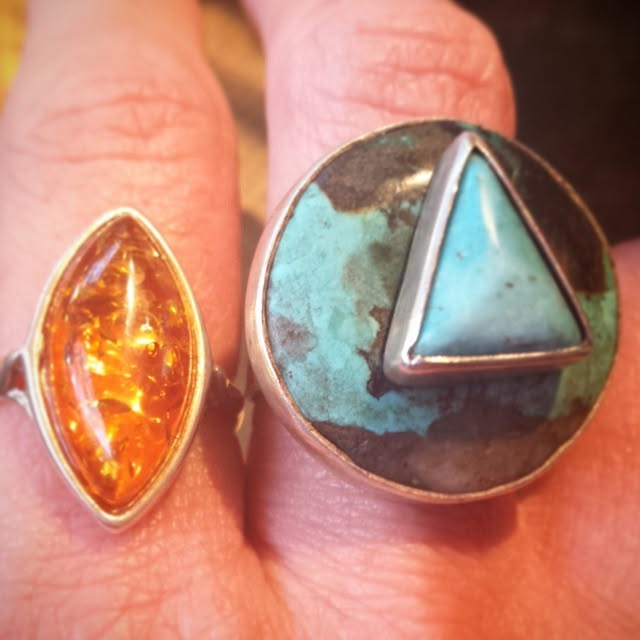
#> input picture tools/source/amber-turquoise.jpg, 640 x 640 px; its folder holds only this picture in this run
$ python process_images.py
#> lines starting #> are read from the running program, lines starting #| are printed output that depends on the picture
"""Grade the client's Instagram photos so they sit together on the page.

The originals are 640px squares with heavy 2014 filters (lifted blacks,
warm casts). This stretches contrast, pulls saturation back slightly and
writes progressive JPEGs to shared/img/.

Usage: python3 tools/process_images.py
"""
from pathlib import Path

from PIL import Image, ImageEnhance, ImageOps

ROOT = Path(__file__).resolve().parent.parent
SRC = ROOT / "tools" / "source"
OUT = ROOT / "shared" / "img"


def grade(im: Image.Image) -> Image.Image:
    im = ImageOps.autocontrast(im.convert("RGB"), cutoff=1)
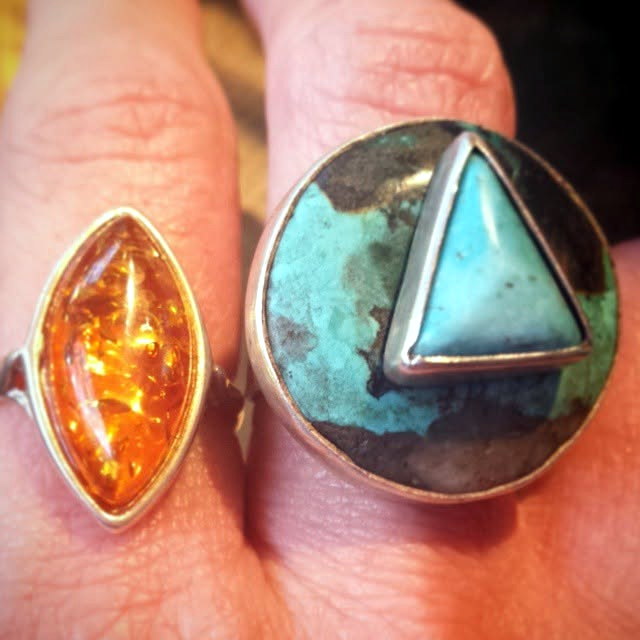
#> im: PIL image 640x640 RGB; mean R, G, B 176.9, 130.9, 112.6
    im = ImageEnhance.Color(im).enhance(0.92)
    return im


def main() -> None:
    OUT.mkdir(parents=True, exist_ok=True)
    for path in sorted(SRC.glob("*.jpg")):
        out = OUT / path.name
        grade(Image.open(path)).save(out, "JPEG", quality=82, progressive=True, optimize=True)
        print(f"{path.name} -> {out.relative_to(ROOT)}")


if __name__ == "__main__":
    main()

$ run again, on tools/source/heishi.jpg
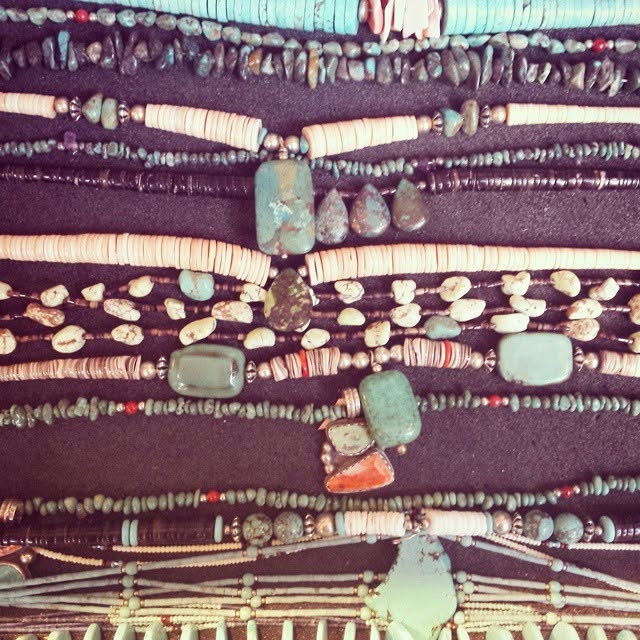
#> input picture tools/source/heishi.jpg, 640 x 640 px
#> in grade, `im = ImageOps.autocontrast(im.convert("RGB"), cutoff=1)`:
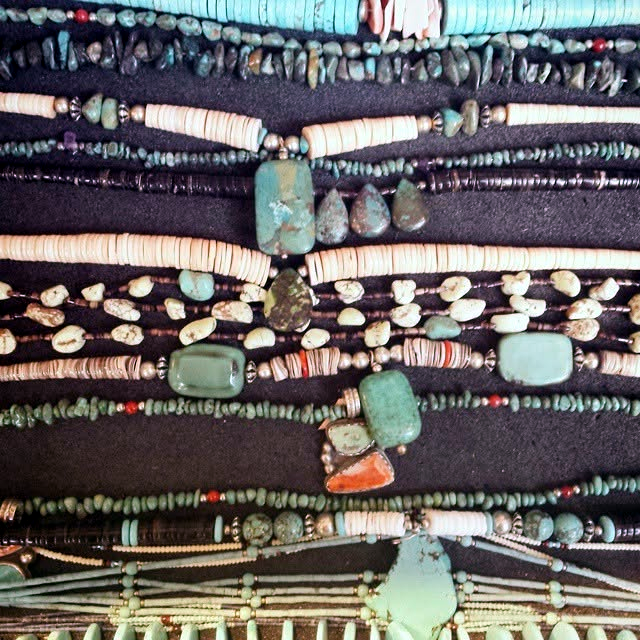
#> im: PIL image 640x640 RGB; mean R, G, B 105.1, 101.1, 100.8

$ run again, on tools/source/moonstone.jpg
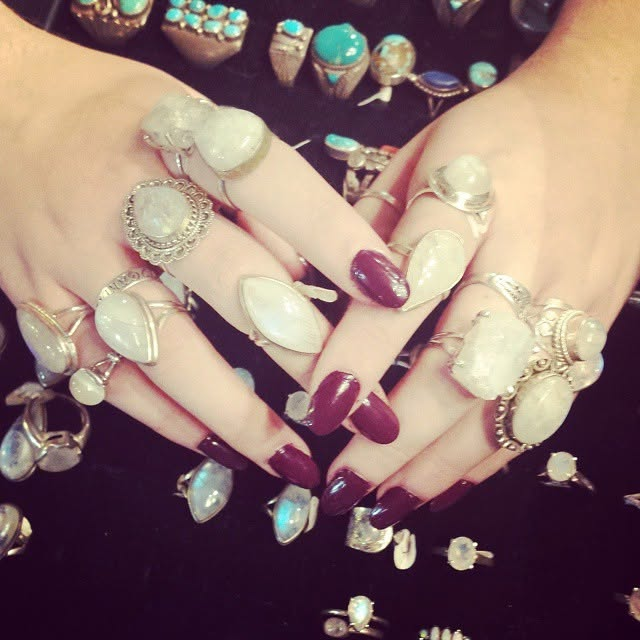
#> input picture tools/source/moonstone.jpg, 640 x 640 px
#> in grade, `im = ImageOps.autocontrast(im.convert("RGB"), cutoff=1)`:
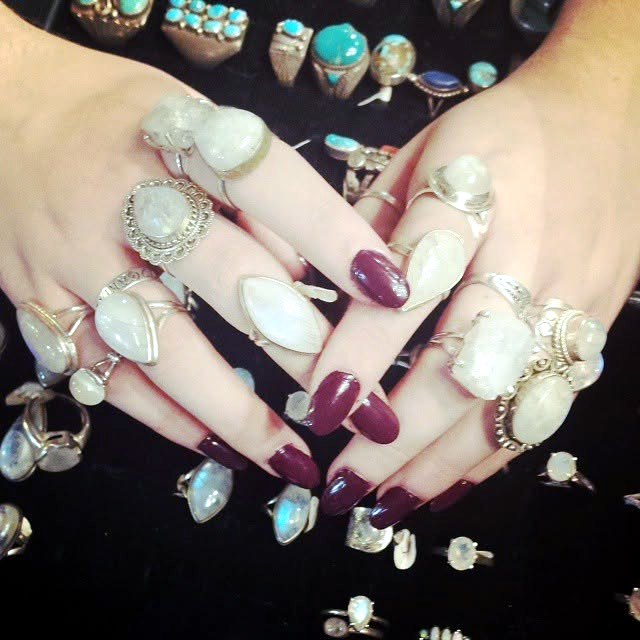
#> im: PIL image 640x640 RGB; mean R, G, B 129.5, 119.9, 111.5

$ run again, on tools/source/pounamu-wall.jpg
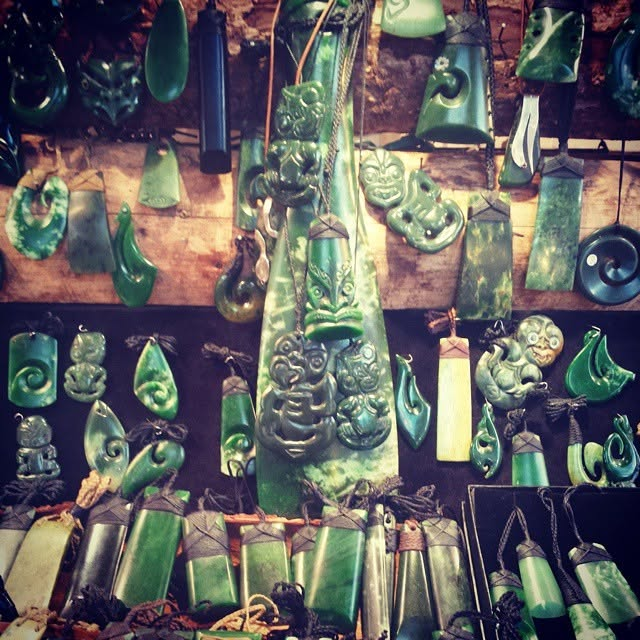
#> input picture tools/source/pounamu-wall.jpg, 640 x 640 px
#> in grade, `im = ImageOps.autocontrast(im.convert("RGB"), cutoff=1)`:
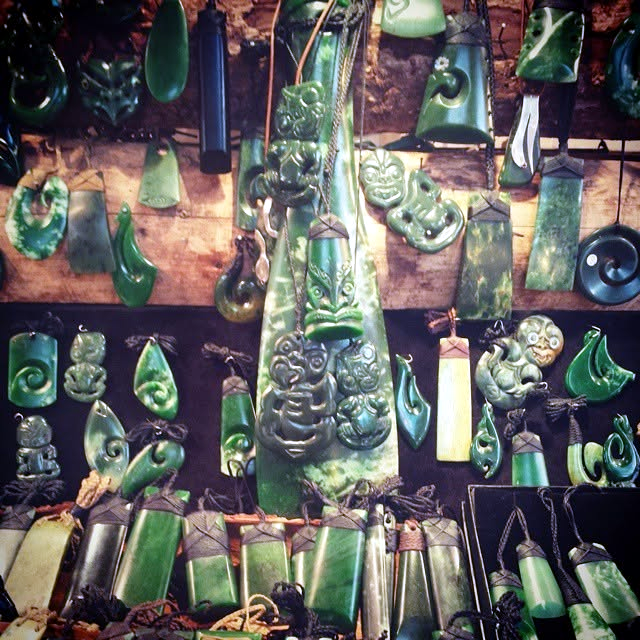
#> im: PIL image 640x640 RGB; mean R, G, B 98.2, 96.7, 95.6

$ run again, on tools/source/amber.jpg
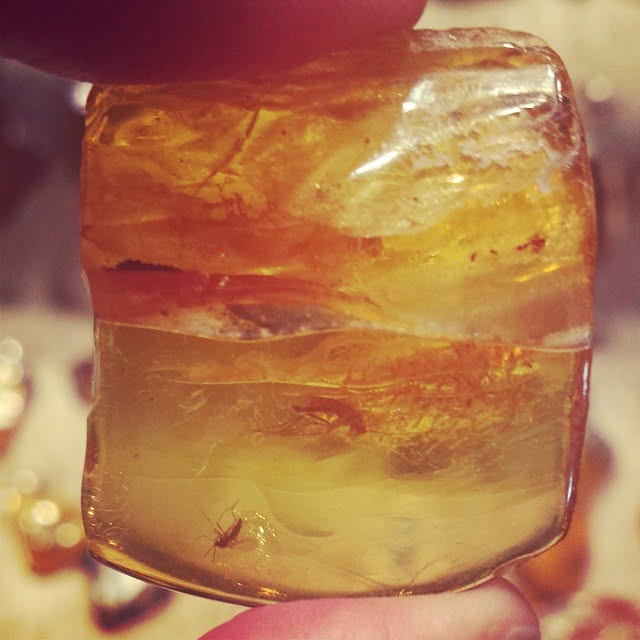
#> input picture tools/source/amber.jpg, 640 x 640 px
#> in grade, `im = ImageOps.autocontrast(im.convert("RGB"), cutoff=1)`:
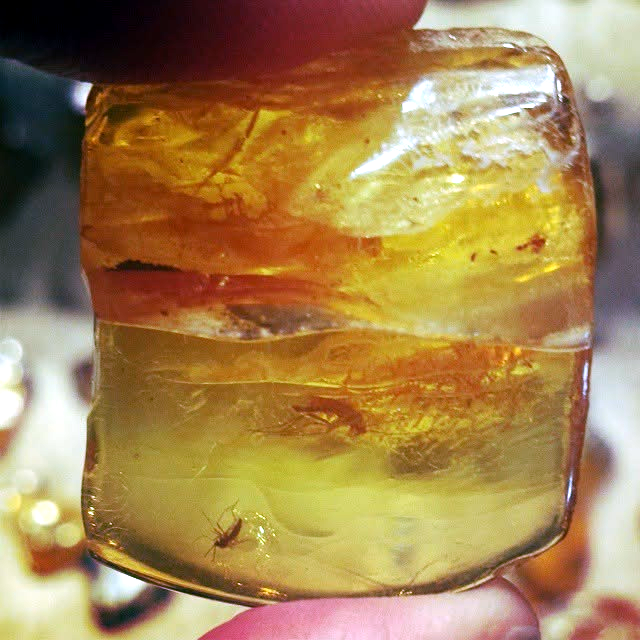
#> im: PIL image 640x640 RGB; mean R, G, B 164.2, 131.4, 81
